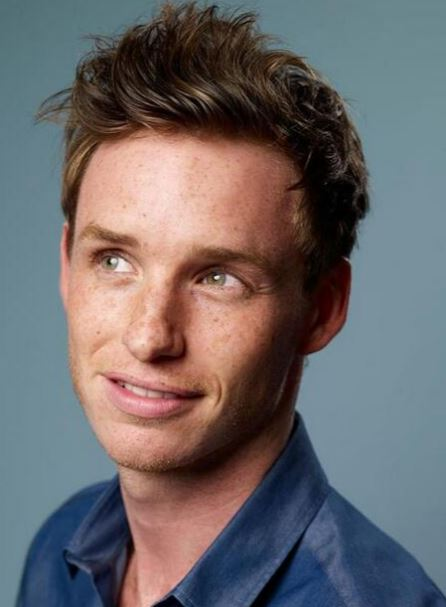
#> input picture man.jpg, 446 x 607 px
$ python smooth_face.py
#> lines starting #> are read from the running program, lines starting #| are printed output that depends on the picture
# -*- coding: utf-8 -*-
"""
Created on Mon Oct 15 17:07:00 2018

@author: liupeng
"""

import cv2 as cv
import numpy as np

def nothing(x):
    pass
def custom_blur(image):
    kernel = np.array([[0, -1, 0], [-1, 4.9, -1], [0, -1, 0]], np.float32) #锐化
    dst = cv.filter2D(image, -1, kernel=kernel)
    return dst

img = cv.imread('man.jpg')
#> img is the input picture: shape (607, 446, 3); mean B, G, R 105.6, 103.7, 108.3
cv.namedWindow('image',cv.WINDOW_NORMAL)
#cv.namedWindow('image')
# 创建两个滑块
cv.createTrackbar('space_parameter', 'image', 0, 100, nothing)
cv.createTrackbar('range_parameter', 'image', 0, 100, nothing)
cv.createTrackbar('brightness', 'image', 0, 100, nothing)
cv.createTrackbar('contrast', 'image', 100, 300, nothing)
cv.createTrackbar('custom', 'image', 0, 1, nothing)

temp = img.copy()

while(True):
    tmp = np.hstack((img, temp))
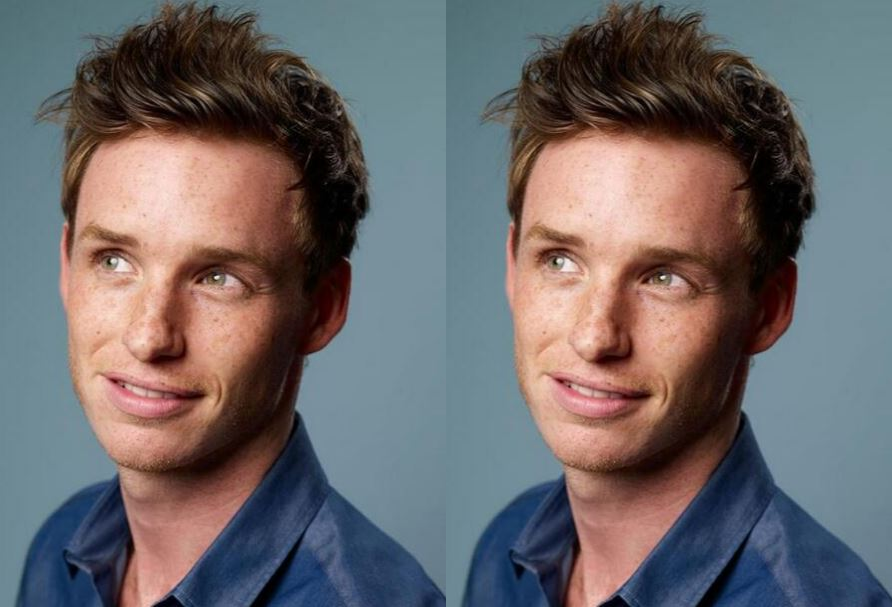
#> tmp: shape (607, 892, 3); mean B, G, R 105.6, 103.7, 108.3
    cv.imshow('image',tmp)
    if cv.waitKey(1) == 27:
#> (key Esc is pressed here)
        break
    if cv.waitKey(1) == ord('s'):
        cv.imwrite('beautiful_image.png',temp)
        break
    # 得到四个滑块的值
    sigma_s = cv.getTrackbarPos('space_parameter', 'image')
    sigma_r = cv.getTrackbarPos('range_parameter', 'image')
    brightness = cv.getTrackbarPos('brightness', 'image')
    contrast = cv.getTrackbarPos('contrast', 'image') * 0.01
    custom = cv.getTrackbarPos('custom', 'image')
    # 双边滤波
    temp = cv.bilateralFilter(img, 15, sigma_r, sigma_s)
    # 进行对比度和亮度调整
    temp = np.uint8(np.clip(contrast * temp + brightness, 0, 255))
    # 锐化
    if custom == 1:
        temp = custom_blur(temp)

$ run again, with in_img.jpg copied over man.jpg
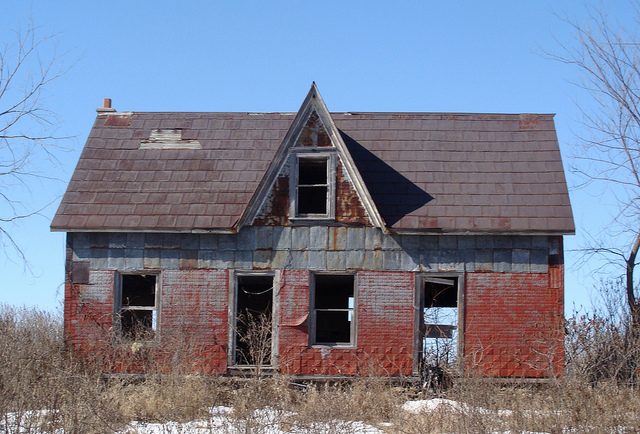
#> input picture in_img.jpg, 640 x 434 px
#> img is the input picture: shape (434, 640, 3); mean B, G, R 148.2, 128.2, 120.5
#> `tmp = np.hstack((img, temp))`:
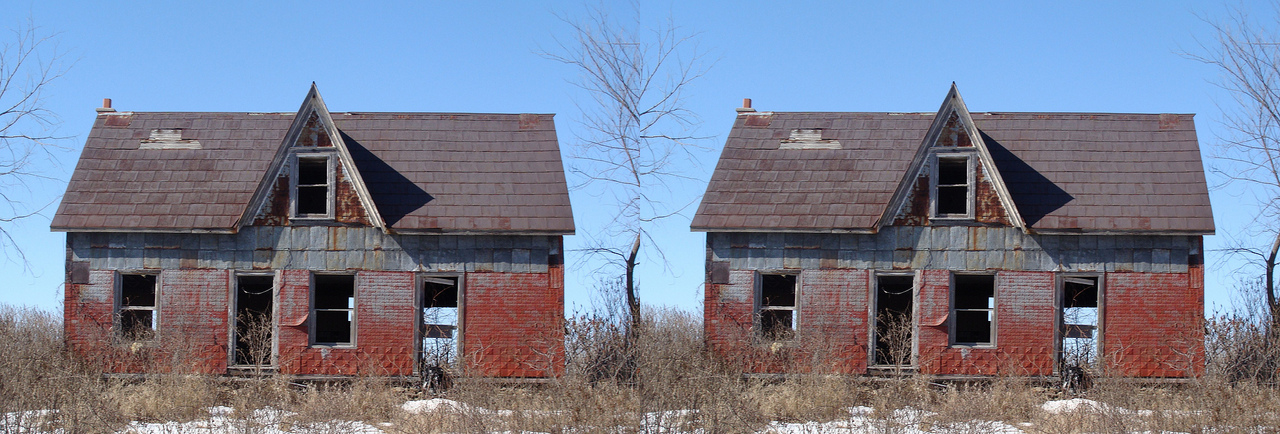
#> tmp: shape (434, 1280, 3); mean B, G, R 148.2, 128.2, 120.5
